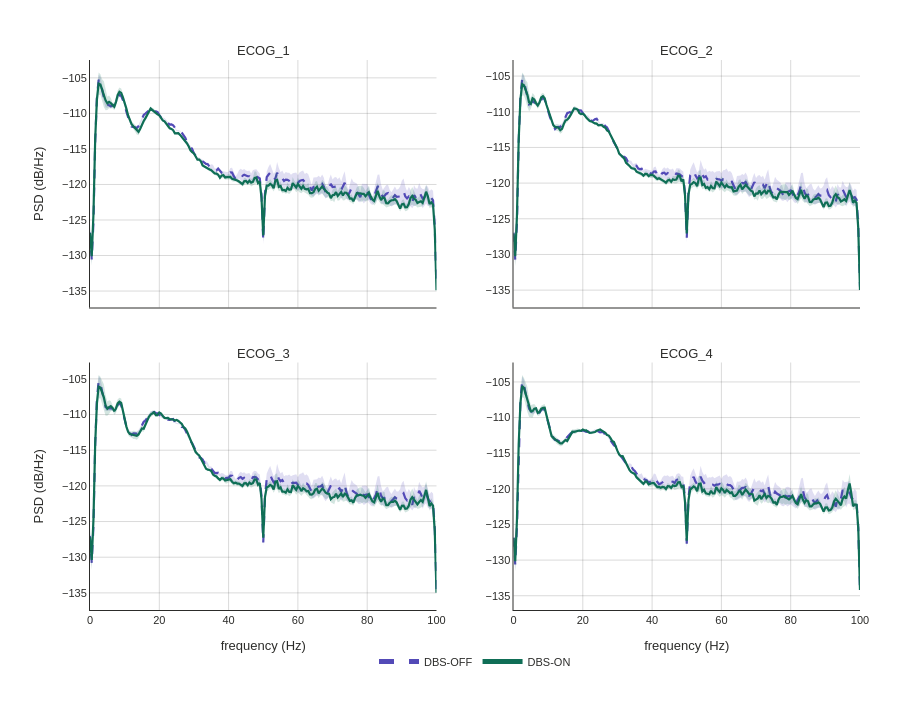
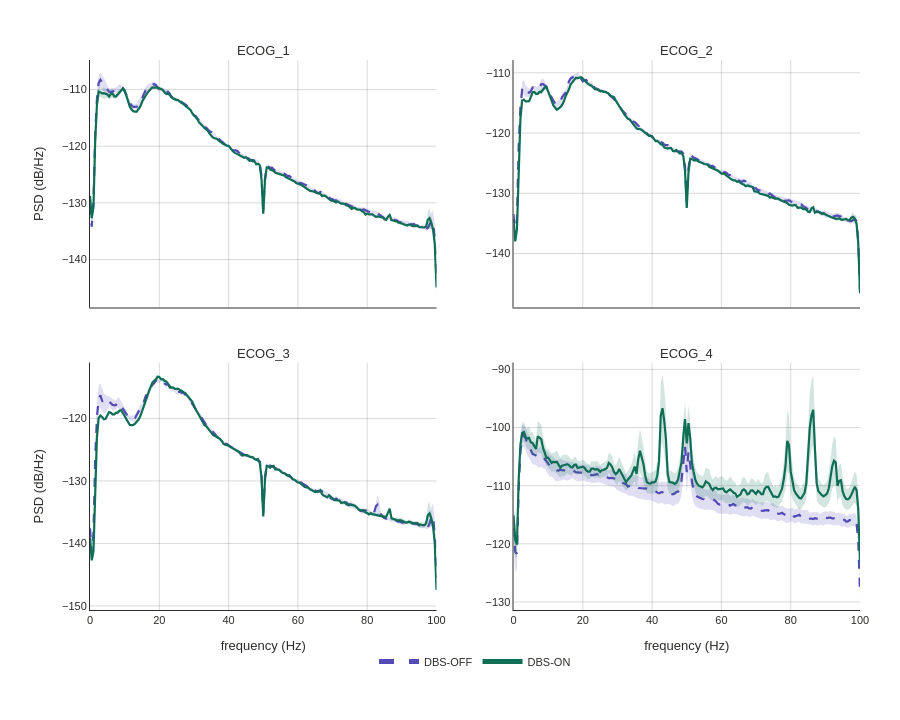
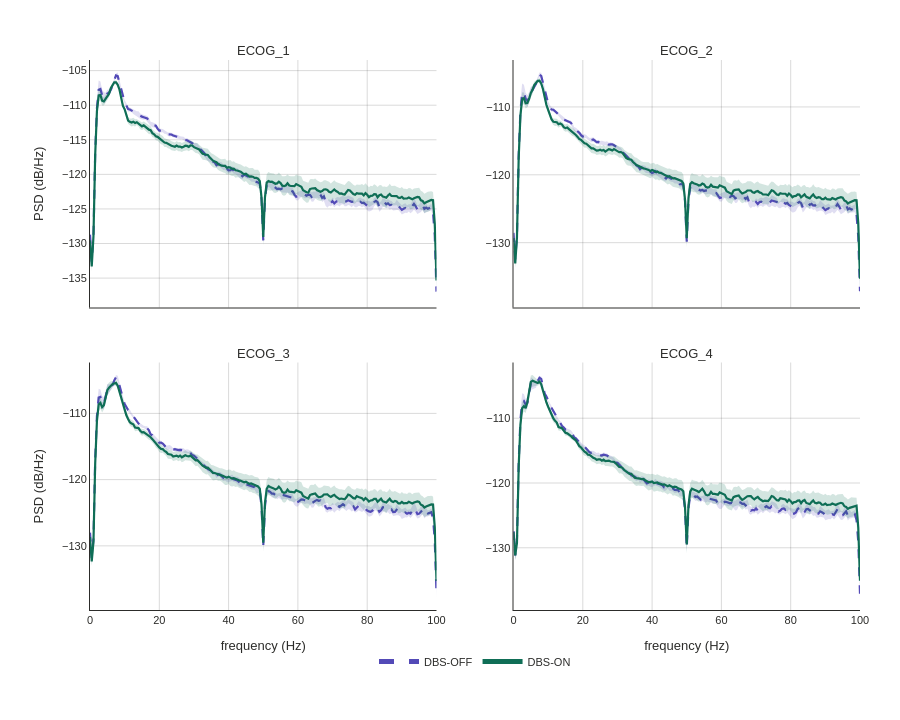
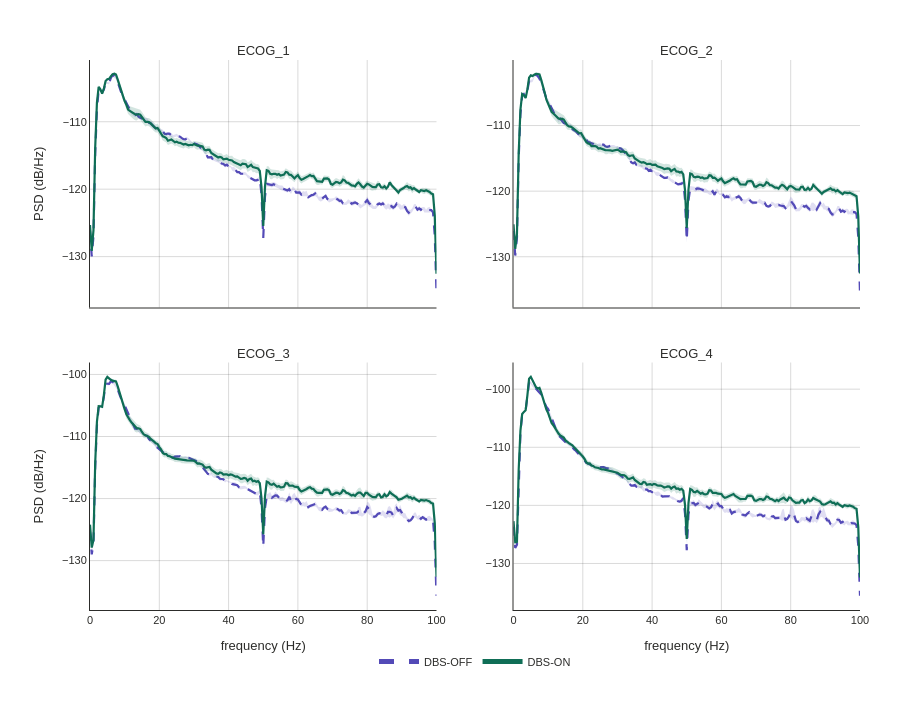

The notebook cell saved with these charts, in order:
### Markdown cell above
## Figs 2-5: PSD DBS comparison (4 sessions x 4 ECoG channels)

### Code cell
_PSD_SESSIONS = [
    ("PDI1_S2", "PDI1", 2),
    ("PDI1_S4", "PDI1", 4),
    ("PDI4_S2", "PDI4", 2),
    ("PDI4_S3", "PDI4", 3),
]
_ECOG_CHANNELS = ["ECOG_1", "ECOG_2", "ECOG_3", "ECOG_4"]

# Load block -> DBS mapping
_project_root = Path('.').resolve()
pq = _project_root / "data" / "participants.parquet"
block_dbs_df = pl.read_parquet(pq, hive_partitioning=True)
block_dbs = {
    (str(r["participant_id"]), int(r["session"]), int(r["block"])): int(r["dbs_stim"])
    for r in block_dbs_df.iter_rows(named=True)
}

data_root = _project_root / "data" / "resampled"
OFF_C, ON_C = COLOR_DBS_OFF, COLOR_DBS_ON

for label, pid, sess in _PSD_SESSIONS:
    pattern = f"sub-{pid}_ses-{sess}_task-copydraw_run-*_ieeg.parquet"
    run_files = sorted(data_root.glob(pattern))
    if not run_files:
        continue

    psds = {ch: {"off": [], "on": []} for ch in _ECOG_CHANNELS}
    freqs_ref = None

    for run_file in run_files:
        parts = run_file.stem.split("_")
        run_num = None
        for p in parts:
            if p.startswith("run-"):
                run_num = int(p[4:])
                break
        if run_num is None:
            continue
        dbs = block_dbs.get((pid, sess, run_num))
        if dbs is None:
            continue
        cond = "on" if dbs == 1 else "off"

        try:
            df = pl.read_parquet(run_file, columns=_ECOG_CHANNELS)
        except Exception:
            continue

        for ch in _ECOG_CHANNELS:
            if ch not in df.columns:
                continue
            signal = df[ch].to_numpy().astype(float)
            signal = signal[np.isfinite(signal)]
            if len(signal) < 2000:
                continue
            fs_native = 1000
            nperseg = min(len(signal), fs_native * 2)
            freqs, psd = welch(signal, fs=fs_native, nperseg=nperseg, noverlap=nperseg // 2)
            psd_db = 10 * np.log10(psd + 1e-20)
            if freqs_ref is None:
                freqs_ref = freqs
            psds[ch][cond].append(psd_db)

    if freqs_ref is None:
        continue

    freq_mask = freqs_ref <= 100
    freqs_ref_plot = freqs_ref[freq_mask]
    for ch in _ECOG_CHANNELS:
        for ck in ("off", "on"):
            psds[ch][ck] = [p[freq_mask] for p in psds[ch][ck]]

    ncols, nrows = 2, 2
    fig = make_subplots(rows=nrows, cols=ncols, shared_xaxes=True, shared_yaxes=False,
                        vertical_spacing=0.10, horizontal_spacing=0.10,
                        subplot_titles=list(_ECOG_CHANNELS))

    for ch_idx, ch in enumerate(_ECOG_CHANNELS):
        ri, ci = divmod(ch_idx, ncols)
        for cond_key, col_c, cond_label, line_dash in [
            ("off", OFF_C, "DBS-OFF", "dash"),
            ("on", ON_C, "DBS-ON", "solid"),
        ]:
            cond_psds = psds[ch][cond_key]
            if not cond_psds:
                continue
            mat = np.vstack(cond_psds)
            mean = mat.mean(axis=0)
            sem = mat.std(axis=0) / np.sqrt(len(mat))
            xb = np.concatenate([freqs_ref_plot, freqs_ref_plot[::-1]])
            yb = np.concatenate([mean + sem, (mean - sem)[::-1]])
            r_c, g_c, b_c = int(col_c[1:3], 16), int(col_c[3:5], 16), int(col_c[5:7], 16)
            fc = f"rgba({r_c},{g_c},{b_c},0.18)"
            fig.add_trace(go.Scatter(
                x=xb, y=yb, fill="toself", fillcolor=fc,
                line=dict(width=0), showlegend=False,
                name=cond_label, legendgroup=cond_label, hoverinfo="skip",
            ), row=ri+1, col=ci+1)
            fig.add_trace(go.Scatter(
                x=freqs_ref_plot, y=mean, mode="lines",
                line=dict(color=col_c, width=2.2, dash=line_dash),
                showlegend=(ch_idx == 0), name=cond_label, legendgroup=cond_label,
            ), row=ri+1, col=ci+1)

    psd_h = 720
    apply_thesis_style(fig, ThesisTheme.LIGHT, height=psd_h,
                       margin=dict(l=90, r=40, t=60, b=110), legend_y=-0.12)
    fig.update_annotations(font=dict(size=FONT_SIZE_LABEL, family=FONT_FAMILY))
    for ch_idx in range(len(_ECOG_CHANNELS)):
        ri, ci = divmod(ch_idx, ncols)
        fig.update_xaxes(
            title_text="frequency (Hz)" if ri >= nrows - 1 else "",
            title_font=dict(size=FONT_SIZE_LABEL, family=FONT_FAMILY),
            range=[0, 100], row=ri + 1, col=ci + 1,
        )
        fig.update_yaxes(
            title_text="PSD (dB/Hz)" if ci == 0 else "",
            title_font=dict(size=FONT_SIZE_LABEL, family=FONT_FAMILY),
            row=ri + 1, col=ci + 1,
        )

    n_off_runs = sum(len(psds[ch]["off"]) for ch in _ECOG_CHANNELS) // len(_ECOG_CHANNELS)
    n_on_runs = sum(len(psds[ch]["on"]) for ch in _ECOG_CHANNELS) // len(_ECOG_CHANNELS)
    fig_idx = _PSD_SESSIONS.index((label, pid, sess)) + 2
    fig.write_image(
        str(OUT / f'fig_{fig_idx:03d}_psd_{label}.png'),
        width=1200, height=psd_h, scale=2,
    )
    fig.show()
    print(
        f"Fig {fig_idx} — Welch PSD (mean ± SEM) for {label} (participant {pid}, session {sess}), "
        f"computed on the raw 1000 Hz ECoG recordings under data/resampled/ "
        f"(sub-{pid}_ses-{sess}_task-copydraw_run-*_ieeg.parquet). "
        f"Pooled across {n_off_runs} DBS-OFF run(s) and {n_on_runs} DBS-ON run(s). "
        f"Each panel = one of {', '.join(_ECOG_CHANNELS)}; frequency range 0-100 Hz. "
        "Traces reveal the expected alpha/beta reduction under active DBS when present."
    )
